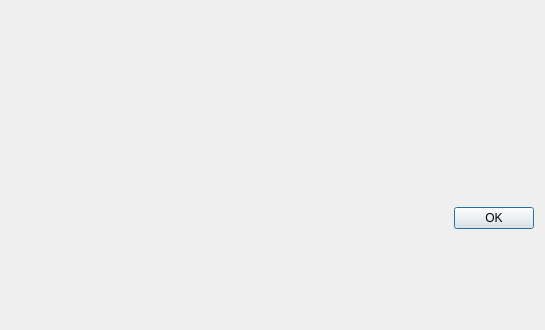
<?xml version="1.0" encoding="UTF-8"?>
<ui version="4.0">
 <class>AboutWindow</class>
 <widget class="QDialog" name="AboutWindow">
  <property name="geometry">
   <rect>
    <x>0</x>
    <y>0</y>
    <width>545</width>
    <height>330</height>
   </rect>
  </property>
  <property name="sizePolicy">
   <sizepolicy hsizetype="Fixed" vsizetype="Fixed">
    <horstretch>0</horstretch>
    <verstretch>0</verstretch>
   </sizepolicy>
  </property>
  <property name="maximumSize">
   <size>
    <width>545</width>
    <height>330</height>
   </size>
  </property>
  <property name="windowTitle">
   <string>Info</string>
  </property>
  <layout class="QVBoxLayout" name="verticalLayout">
   <item>
    <widget class="QLabel" name="label">
     <property name="sizePolicy">
      <sizepolicy hsizetype="Fixed" vsizetype="Fixed">
       <horstretch>0</horstretch>
       <verstretch>0</verstretch>
      </sizepolicy>
     </property>
     <property name="text">
      <string/>
     </property>
     <property name="pixmap">
      <pixmap>../img/about_cut.png</pixmap>
     </property>
    </widget>
   </item>
   <item>
    <widget class="QDialogButtonBox" name="buttonBox">
     <property name="orientation">
      <enum>Qt::Horizontal</enum>
     </property>
     <property name="standardButtons">
      <set>QDialogButtonBox::Ok</set>
     </property>
    </widget>
   </item>
  </layout>
 </widget>
 <resources/>
 <connections>
  <connection>
   <sender>buttonBox</sender>
   <signal>accepted()</signal>
   <receiver>AboutWindow</receiver>
   <slot>accept()</slot>
   <hints>
    <hint type="sourcelabel">
     <x>248</x>
     <y>254</y>
    </hint>
    <hint type="destinationlabel">
     <x>157</x>
     <y>274</y>
    </hint>
   </hints>
  </connection>
  <connection>
   <sender>buttonBox</sender>
   <signal>rejected()</signal>
   <receiver>AboutWindow</receiver>
   <slot>reject()</slot>
   <hints>
    <hint type="sourcelabel">
     <x>316</x>
     <y>260</y>
    </hint>
    <hint type="destinationlabel">
     <x>286</x>
     <y>274</y>
    </hint>
   </hints>
  </connection>
 </connections>
</ui>
